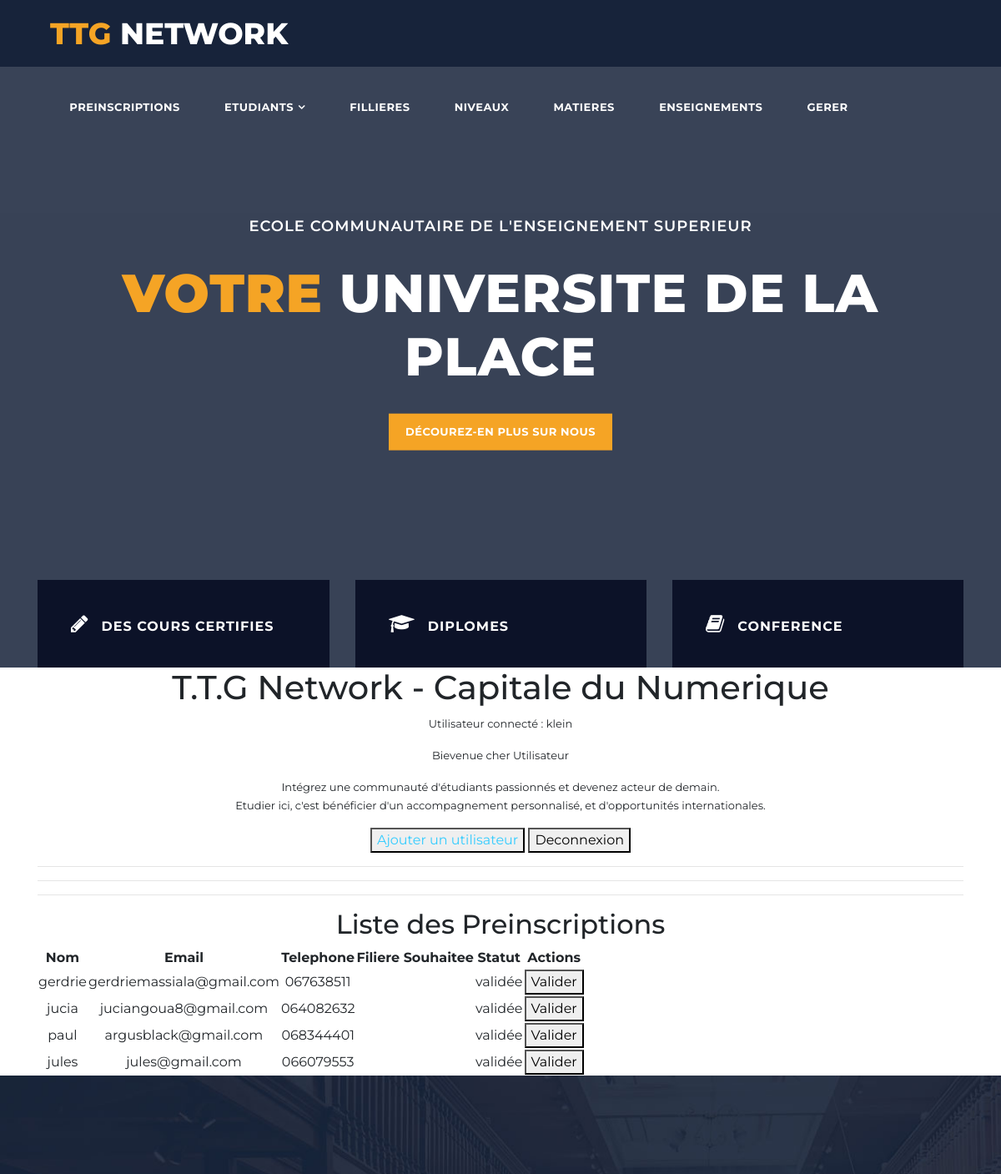
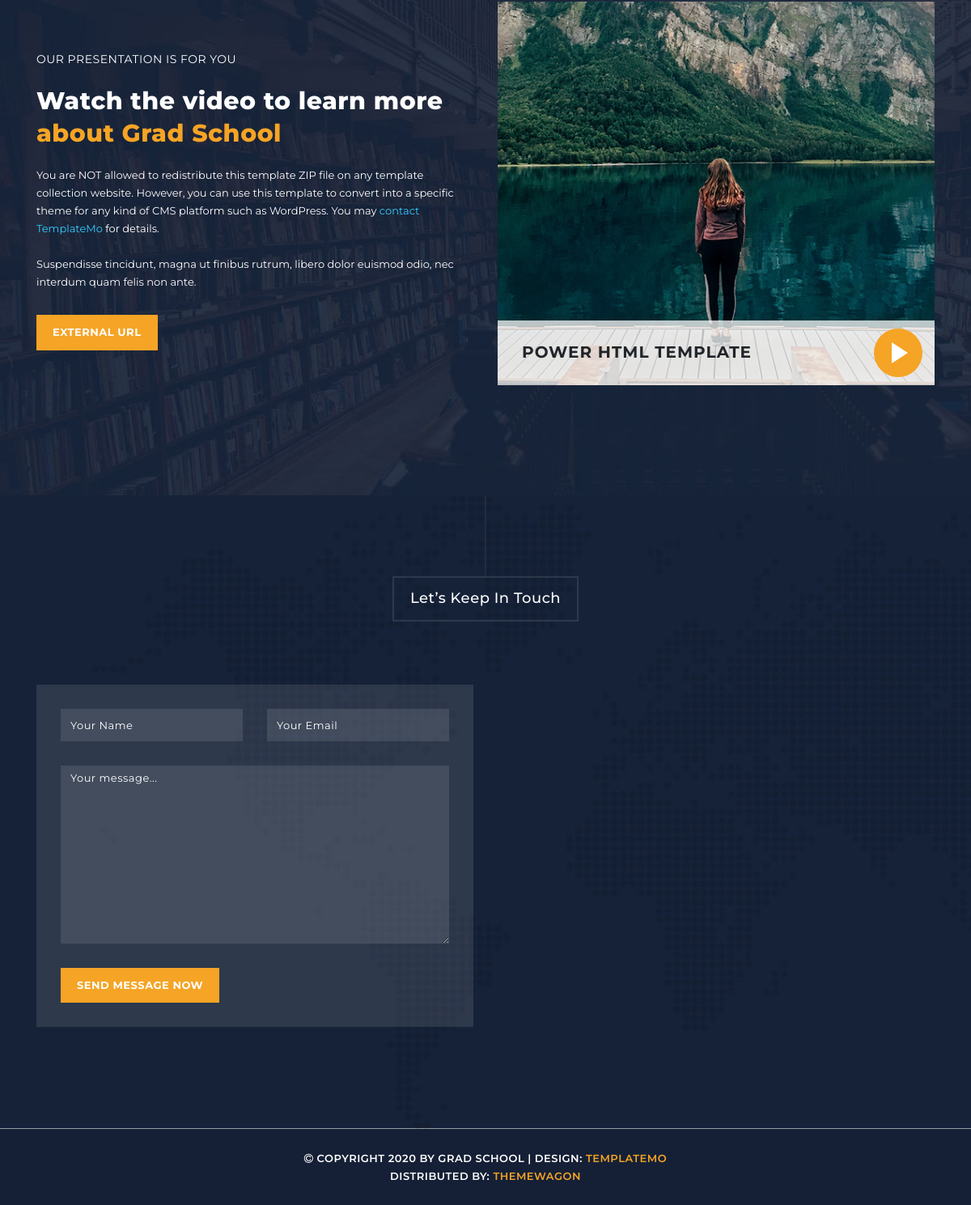
Screenshot of /preinscription (signed in) with the database file from the repository (2 pictures, top to bottom).
### core/models.py (models this page shows, shortened)
class User(AbstractUser):
    ROLES = (
        ('admin', 'Administrateur'),
        ('formateur', 'Formateur'),
        ('etudiant', 'Étudiant'),
        ('parent', 'Parent'),
    )
    role = models.CharField(max_length=20, choices=ROLES)
    code_formateur = models.CharField(max_length=10, unique=True, null=True, blank=True)
    code_parent = models.CharField(max_length=10, unique=True, null=True, blank=True)
    matricule = models.CharField(max_length=30, unique=True, null=True, blank=True)

class Preinscription(models.Model):
    nom = models.CharField(max_length=100)
    email = models.EmailField()
    telephone = models.CharField(max_length=20)
    option = models.ForeignKey(Option, on_delete=models.SET_NULL, null=True)
    niveau = models.ForeignKey(Niveau, on_delete=models.SET_NULL, null=True)
    statut = models.CharField(max_length=50, default='en attente')  # validée / rejetée...

### core/views.py (the view)
# urls.py: path('preinscription', views.preinscriptions_view, name='preinscription'),
@login_required
def preinscriptions_view(request):
    preinscriptions = Preinscription.objects.all()
    return render(request, 'liste_preinscriptions.html', {'preinscriptions': preinscriptions})

### core/templates/liste_preinscriptions.html (shortened to what this page needs)
{% extends "base.html" %}
{% block content %}
  <hr>
  <h2>Liste des Preinscriptions</h2>
  <ul>
      <table>
        <tr>
          <th>Nom</th>
          <th>Email</th>
          <th>Telephone</th>
          <th>Filiere Souhaitee</th>
          <th>Statut</th>
          <th>Actions</th>
        </tr>
         {% for preinscription in preinscriptions %}
        <tr>
          <td>{{ preinscription.nom }}</td>
          <td> {{ preinscription.email }}</td>
          <td> {{ preinscription.telephone }}</td>
          <td> {{ preinscription.filiere_souhaitee }}</td>
          <td> {{ preinscription.statut }}</td>
          <td>
            <a href="{% url 'valider_preinscription' preinscription.id %}"><button>Valider</button></a>
          </td>
        </tr>
      {% endfor %}
      </table>
  </ul>
{% endblock %}

### core/templates/base.html (shortened to what this page needs)
<!DOCTYPE html>
<html lang="en">
{% load static %}
  <head>
    <link href="{% static 'assets/vendor/bootstrap/css/bootstrap.min.css' %}" rel="stylesheet">
    <link rel="stylesheet" href="{% static 'assets/css/fontawesome.css' %}">
    <link rel="stylesheet" href="{% static 'assets/css/templatemo-grad-school.css' %}">
    <link rel="stylesheet" href="{% static 'assets/css/owl.css' %}">
    <link rel="stylesheet" href="{% static 'assets/css/lightbox.css' %}">
  </head>
<body>
  <header class="main-header clearfix" role="header">
    <div class="logo">
      <a href="#"><em>TTG</em> NETWORK </a>
    </div>
    <nav id="menu" class="main-nav" role="navigation">
      <ul class="main-menu">
        <li><a href="{% url 'preinscription' %}">Preinscriptions</a></li>
        <li class="has-submenu"><a href="{% url 'etudiant' %}">Etudiants</a>
        </li>
        <li><a href="{% url 'filiere' %}">Fillieres</a></li>
        <li><a href="#{% url 'niveau' %}">Niveaux</a></li>
        <li><a href="{% url 'matiere' %}">Matieres</a></li>
        <li><a href="{% url 'enseignement' %}">Enseignements</a></li>
        <li><a href="{% url 'admin:index' %}">Gerer</a></li>
        <li><a href="#section6"></a></li>
        <li><a href="https://templatemo.com" class="external"></a></li>
      </ul>
    </nav>
  </header>
  <section class="section main-banner" id="top" data-section="section1">
      <video autoplay muted loop id="bg-video">
          <source src="static/assets/images/course-video.mp4" type="video/mp4" />
      </video>
      <div class="video-overlay header-text">
          <div class="caption">
              <h6>Ecole Communautaire de l'Enseignement Superieur</h6>
              <h2><em>Votre</em> Universite de la place</h2>
              <div class="main-button">
                  <div class="scroll-to-section"><a href="#section2">Décourez-en plus sur nous</a></div>
              </div>
          </div>
      </div>
  </section>
  <section class="features">
    <div class="container">
      <div class="row">
        <div class="col-lg-4 col-12">
          <div class="features-post">
            <div class="features-content">
              <div class="content-show">
                <h4><i class="fa fa-pencil"></i>Des cours certifies</h4>
              </div>
            </div>
          </div>
        </div>
        <div class="col-lg-4 col-12">
          <div class="features-post second-features">
            <div class="features-content">
              <div class="content-show">
                <h4><i class="fa fa-graduation-cap"></i>Diplomes</h4>
              </div>
            </div>
          </div>
        </div>
        <div class="col-lg-4 col-12">
          <div class="features-post third-features">
            <div class="features-content">
              <div class="content-show">
                <h4><i class="fa fa-book"></i>Conference</h4>
              </div>
            </div>
          </div>
        </div>
      </div>
    </div>
  </section>
      <section class="container" style="text-align: center;">
<h1>T.T.G Network - Capitale du Numerique</h1>
      <main>
          <p>Utilisateur connecté : {{user}}</p>
            {% if user.is_authenticated %}
            {% if user.role %}
            <p>Bievenue cher {{user.role}} </p>
            {% else %}
            <p>Bievenue cher Utilisateur </p>
            {% endif %}
              {% if user.matricule %}
              <p>ton matricule est {{user.matricule}}</p>
              <p>
                  Bienvenue à ECES, là où l'excellence académique rencontre l'innovation. <br>
                  Explorez un univers de savoirs, de découvertes et de réussites. <br>
                  Rejoignez une communauté d'apprenants passionnés et engagés. <br>
                  Ensemble, façonnons un avenir meilleur.
              </p>
              {% else %}
                <p>
                 Intégrez une communauté d'étudiants passionnés et devenez acteur de demain. <br>
                 Etudier ici, c'est bénéficier d'un accompagnement personnalisé, et d'opportunités internationales.
              </p>
              {% endif %}
            {% endif %}
          <button><a href="{% url 'urlregister' %}">Ajouter un utilisateur</a></button>
          <a href="{% url 'urllogout' %}"><button>Deconnexion</button></a>
          <hr>
          <hr>
        </main>
        {% block content %}{% endblock %}
      </section>
     <section class="section video" data-section="section5">
    <div class="container">
      <div class="row">
        <div class="col-md-6 align-self-center">
          <div class="left-content">
            <span>our presentation is for you</span>
            <h4>Watch the video to learn more <em>about Grad School</em></h4>
            <p>You are NOT allowed to redistribute this template ZIP file on any template collection website. However, you can use this template to convert into a specific theme for any kind of CMS platform such as WordPress. You may <a rel="nofollow" href="https://templatemo.com/contact" target="_parent">contact TemplateMo</a> for details.
            <br><br>Suspendisse tincidunt, magna ut finibus rutrum, libero dolor euismod odio, nec interdum quam felis non ante.</p>
            <div class="main-button"><a rel="nofollow" href="https://fb.com/templatemo" target="_parent">External URL</a></div>
          </div>
        </div>
        <div class="col-md-6">
          <article class="video-item">
            <div class="video-caption">
              <h4>Power HTML Template</h4>
            </div>
            <figure>
              <a href="https://www.youtube.com/watch?v=r9LtOG6pNUw" class="play"><img src="assets/images/main-thumb.png"></a>
            </figure>
          </article>
        </div>
      </div>
    </div>
  </section>
  <section class="section contact" data-section="section6">
    <div class="container">
      <div class="row">
        <div class="col-md-12">
          <div class="section-heading">
            <h2>Let’s Keep In Touch</h2>
          </div>
        </div>
        <div class="col-md-6">
          <form id="contact" action="" method="post">
            <div class="row">
              <div class="col-md-6">
                  <fieldset>
                    <input name="name" type="text" class="form-control" id="name" placeholder="Your Name" required="">
                  </fieldset>
                </div>
                <div class="col-md-6">
                  <fieldset>
                    <input name="email" type="text" class="form-control" id="email" placeholder="Your Email" required="">
                  </fieldset>
                </div>
              <div class="col-md-12">
                <fieldset>
                  <textarea name="message" rows="6" class="form-control" id="message" placeholder="Your message..." required=""></textarea>
                </fieldset>
              </div>
              <div class="col-md-12">
                <fieldset>
                  <button type="submit" id="form-submit" class="button">Send Message Now</button>
                </fieldset>
              </div>
            </div>
          </form>
        </div>
        <div class="col-md-6">
          <div id="map">
            <iframe src="https://maps.google.com/maps?q=Av.+L%C3%BAcio+Costa,+Rio+de+Janeiro+-+RJ,+Brazil&t=&z=13&ie=UTF8&iwloc=&output=embed" width="100%" height="422px" frameborder="0" style="border:0" allowfullscreen></iframe>
          </div>
        </div>
      </div>
    </div>
  </section>
  <footer>
    <div class="container">
      <div class="row">
        <div class="col-md-12">
          <p><i class="fa fa-copyright"></i> Copyright 2020 by Grad School
           | Design: <a href="https://templatemo.com" rel="sponsored" target="_parent">TemplateMo</a><br>
           Distributed By: <a href="https://themewagon.com" rel="sponsored" target="_blank">ThemeWagon</a>
          </p>
        </div>
      </div>
    </div>
  </footer>
</body>
</html>

### rows the page displays
User: username "klein"
Preinscription: nom "gerdrie", email "gerdriemassiala@gmail.com", telephone "067638511", statut "validée"
Preinscription: nom "jucia", email "juciangoua8@gmail.com", telephone "064082632", statut "validée"
Preinscription: nom "paul", email "argusblack@gmail.com", telephone "068344401", statut "validée"
Preinscription: nom "jules", email "jules@gmail.com", telephone "066079553", statut "validée"
